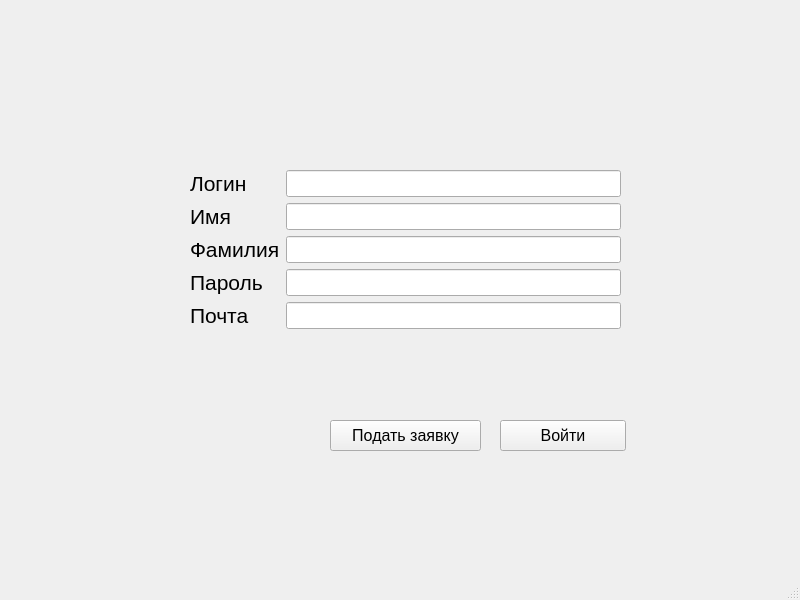
<?xml version="1.0" encoding="UTF-8"?>
<ui version="4.0">
 <class>MainWindow</class>
 <widget class="QMainWindow" name="MainWindow">
  <property name="geometry">
   <rect>
    <x>0</x>
    <y>0</y>
    <width>800</width>
    <height>600</height>
   </rect>
  </property>
  <property name="font">
   <font>
    <pointsize>12</pointsize>
   </font>
  </property>
  <property name="windowTitle">
   <string>MainWindow</string>
  </property>
  <widget class="QWidget" name="centralwidget">
   <widget class="QWidget" name="formLayoutWidget">
    <property name="geometry">
     <rect>
      <x>190</x>
      <y>170</y>
      <width>431</width>
      <height>235</height>
     </rect>
    </property>
    <layout class="QFormLayout" name="formLayout">
     <item row="0" column="0">
      <widget class="QLabel" name="label">
       <property name="font">
        <font>
         <pointsize>16</pointsize>
        </font>
       </property>
       <property name="text">
        <string>Логин</string>
       </property>
      </widget>
     </item>
     <item row="0" column="1">
      <widget class="QLineEdit" name="login">
       <property name="font">
        <font>
         <pointsize>12</pointsize>
        </font>
       </property>
      </widget>
     </item>
     <item row="1" column="0">
      <widget class="QLabel" name="label_2">
       <property name="font">
        <font>
         <pointsize>16</pointsize>
        </font>
       </property>
       <property name="text">
        <string>Имя</string>
       </property>
      </widget>
     </item>
     <item row="1" column="1">
      <widget class="QLineEdit" name="name">
       <property name="font">
        <font>
         <pointsize>12</pointsize>
        </font>
       </property>
       <property name="text">
        <string/>
       </property>
      </widget>
     </item>
     <item row="2" column="0">
      <widget class="QLabel" name="label_3">
       <property name="font">
        <font>
         <pointsize>16</pointsize>
        </font>
       </property>
       <property name="text">
        <string>Фамилия</string>
       </property>
      </widget>
     </item>
     <item row="2" column="1">
      <widget class="QLineEdit" name="surname">
       <property name="font">
        <font>
         <pointsize>12</pointsize>
        </font>
       </property>
       <property name="text">
        <string/>
       </property>
      </widget>
     </item>
     <item row="3" column="0">
      <widget class="QLabel" name="label_4">
       <property name="font">
        <font>
         <pointsize>16</pointsize>
        </font>
       </property>
       <property name="text">
        <string>Пароль  </string>
       </property>
      </widget>
     </item>
     <item row="3" column="1">
      <widget class="QLineEdit" name="password">
       <property name="font">
        <font>
         <pointsize>12</pointsize>
        </font>
       </property>
       <property name="text">
        <string/>
       </property>
      </widget>
     </item>
     <item row="5" column="0">
      <widget class="QLabel" name="label_5">
       <property name="font">
        <font>
         <pointsize>16</pointsize>
        </font>
       </property>
       <property name="text">
        <string/>
       </property>
      </widget>
     </item>
     <item row="5" column="1">
      <widget class="QLabel" name="label_err">
       <property name="text">
        <string/>
       </property>
      </widget>
     </item>
     <item row="4" column="1">
      <widget class="QLineEdit" name="email">
       <property name="font">
        <font>
         <pointsize>12</pointsize>
        </font>
       </property>
       <property name="text">
        <string/>
       </property>
      </widget>
     </item>
     <item row="4" column="0">
      <widget class="QLabel" name="label_7">
       <property name="font">
        <font>
         <pointsize>16</pointsize>
        </font>
       </property>
       <property name="text">
        <string>Почта</string>
       </property>
      </widget>
     </item>
    </layout>
   </widget>
   <widget class="QPushButton" name="pushButton">
    <property name="geometry">
     <rect>
      <x>330</x>
      <y>420</y>
      <width>151</width>
      <height>31</height>
     </rect>
    </property>
    <property name="text">
     <string>Подать заявку</string>
    </property>
   </widget>
   <widget class="QPushButton" name="pushButton_2">
    <property name="geometry">
     <rect>
      <x>500</x>
      <y>420</y>
      <width>126</width>
      <height>31</height>
     </rect>
    </property>
    <property name="text">
     <string>Войти</string>
    </property>
   </widget>
   <widget class="QLabel" name="label_6">
    <property name="geometry">
     <rect>
      <x>300</x>
      <y>10</y>
      <width>311</width>
      <height>161</height>
     </rect>
    </property>
    <property name="text">
     <string/>
    </property>
   </widget>
  </widget>
  <widget class="QMenuBar" name="menubar">
   <property name="geometry">
    <rect>
     <x>0</x>
     <y>0</y>
     <width>800</width>
     <height>26</height>
    </rect>
   </property>
  </widget>
  <widget class="QStatusBar" name="statusbar"/>
 </widget>
 <resources/>
 <connections/>
</ui>
